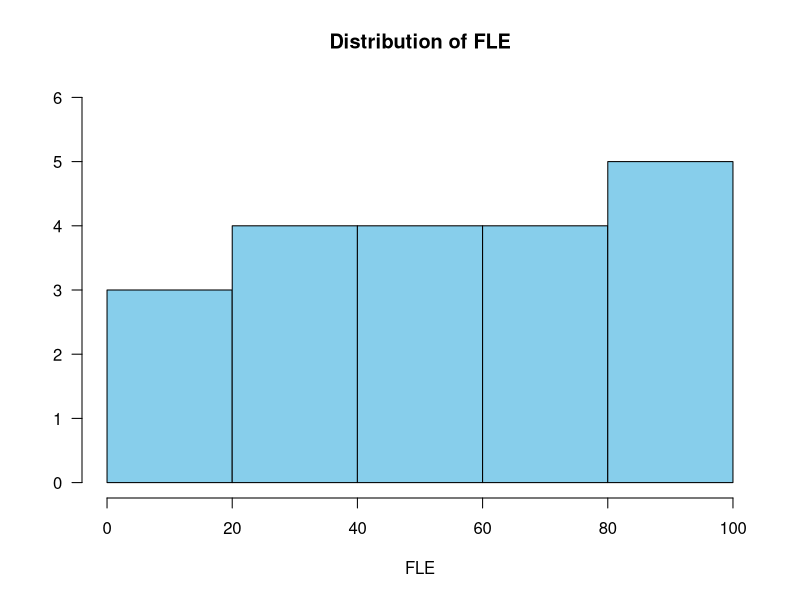
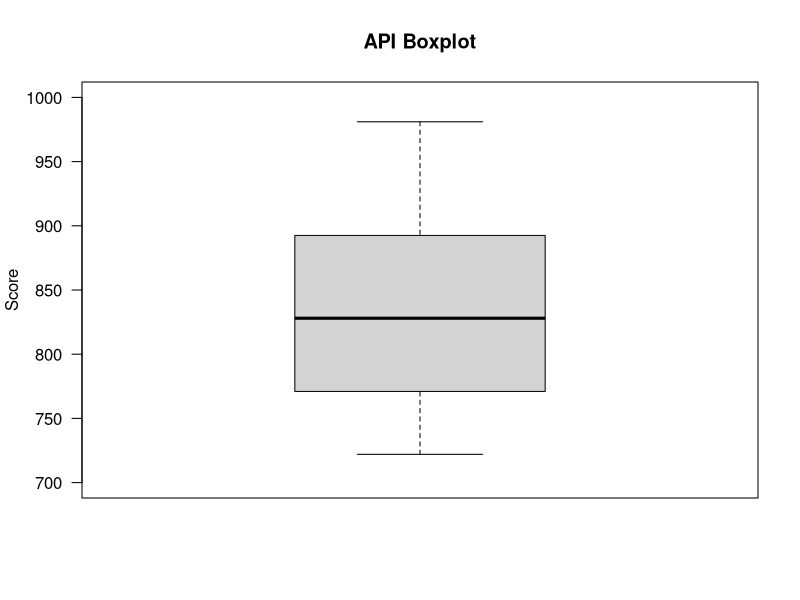

These charts were generated, in order, by the following R code:
## ---- chunk 1
# Enter code here like you would in a plain .R Script file
# Save text outside of a code chunk to build narrative around your research
# Use hashtags inside of code chunks to make notes specifically about your code

lunch <- read.csv("School Lunch Data.csv")

# Print the dataset to the screen (will truncate based on your computer's memory limitations)

# Investigate the compact structure of the dataset
str(lunch)

# Display first six rows (default) of the dataset
head(lunch)

# Filterable spreadsheet view (unhashtag to view)
# View(lunch)
## ---- chunk 2
# See length of character vectors, frequencies of factors, and six-number summaries for continuous data (i.e., numeric and integer type)
summary(lunch)
## ---- chunk 3
# You can even add a hashtag after a line of runnable code!

hist(lunch$FLE, # column to plot
     breaks = 5, # adjust number of breaks
     col = "skyblue", # change bar color
     main = "Distribution of FLE", # change title 
     xlab = "FLE", # change x-axis label
     ylab = "", # Leave blank to omit
     ylim = c(0, 6), # change y-axis limits
     las = 1) # change tickmark orientation
## ---- chunk 4
boxplot(lunch$API, 
        las = 1, 
        ylim = c(700, 1000), 
        main = "API Boxplot", 
        ylab = "Score")
